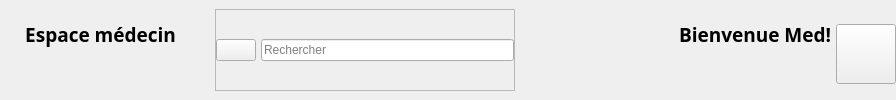
        <widget class="QWidget" name="headerFrame" native="true">
         <property name="sizePolicy">
          <sizepolicy hsizetype="Preferred" vsizetype="Preferred">
           <horstretch>0</horstretch>
           <verstretch>0</verstretch>
          </sizepolicy>
         </property>
         <property name="minimumSize">
          <size>
           <width>0</width>
           <height>0</height>
          </size>
         </property>
         <layout class="QGridLayout" name="gridLayout">
          <property name="leftMargin">
           <number>0</number>
          </property>
          <property name="topMargin">
           <number>0</number>
          </property>
          <property name="rightMargin">
           <number>0</number>
          </property>
          <property name="bottomMargin">
           <number>0</number>
          </property>
          <item row="0" column="0">
           <widget class="QWidget" name="spaceWidget" native="true">
            <property name="minimumSize">
             <size>
              <width>200</width>
              <height>0</height>
             </size>
            </property>
            <widget class="QLabel" name="spaceLbl">
             <property name="geometry">
              <rect>
               <x>0</x>
               <y>0</y>
               <width>201</width>
               <height>69</height>
              </rect>
             </property>
             <property name="font">
              <font>
               <family>Noto Sans</family>
               <pointsize>14</pointsize>
               <weight>75</weight>
               <bold>true</bold>
              </font>
             </property>
             <property name="text">
              <string>Espace médecin</string>
             </property>
             <property name="alignment">
              <set>Qt::AlignCenter</set>
             </property>
            </widget>
           </widget>
          </item>
          <item row="0" column="2">
           <widget class="QWidget" name="welcomeWidget" native="true">
            <property name="minimumSize">
             <size>
              <width>300</width>
              <height>0</height>
             </size>
            </property>
            <widget class="QLabel" name="welcomeLbl">
             <property name="geometry">
              <rect>
               <x>0</x>
               <y>0</y>
               <width>301</width>
               <height>69</height>
              </rect>
             </property>
             <property name="minimumSize">
              <size>
               <width>0</width>
               <height>0</height>
              </size>
             </property>
             <property name="font">
              <font>
               <family>Noto Sans</family>
               <pointsize>14</pointsize>
               <weight>75</weight>
               <bold>true</bold>
              </font>
             </property>
             <property name="text">
              <string>Bienvenue Med!</string>
             </property>
             <property name="alignment">
              <set>Qt::AlignRight|Qt::AlignTrailing|Qt::AlignVCenter</set>
             </property>
            </widget>
           </widget>
          </item>
          <item row="0" column="3">
           <widget class="QWidget" name="widget_3" native="true">
            <layout class="QHBoxLayout" name="horizontalLayout_6">
             <property name="spacing">
              <number>0</number>
             </property>
             <property name="leftMargin">
              <number>0</number>
             </property>
             <property name="rightMargin">
              <number>0</number>
             </property>
             <property name="bottomMargin">
              <number>0</number>
             </property>
             <item alignment="Qt::AlignVCenter">
              <widget class="QPushButton" name="accountBtn">
               <property name="minimumSize">
                <size>
                 <width>60</width>
                 <height>60</height>
                </size>
               </property>
               <property name="maximumSize">
                <size>
                 <width>60</width>
                 <height>60</height>
                </size>
               </property>
               <property name="cursor">
                <cursorShape>PointingHandCursor</cursorShape>
               </property>
               <property name="text">
                <string/>
               </property>
               <property name="icon">
                <iconset resource="../resource.qrc">
                 <normaloff>:/users/images/users/man.png</normaloff>:/users/images/users/man.png</iconset>
               </property>
               <property name="iconSize">
                <size>
                 <width>50</width>
                 <height>50</height>
                </size>
               </property>
              </widget>
             </item>
            </layout>
           </widget>
          </item>
          <item row="0" column="1">
           <widget class="QWidget" name="widget_2" native="true">
            <layout class="QHBoxLayout" name="horizontalLayout_4">
             <item>
              <widget class="QFrame" name="searchFrame">
               <property name="minimumSize">
                <size>
                 <width>300</width>
                 <height>0</height>
                </size>
               </property>
               <property name="maximumSize">
                <size>
                 <width>300</width>
                 <height>16777215</height>
                </size>
               </property>
               <property name="frameShape">
                <enum>QFrame::StyledPanel</enum>
               </property>
               <property name="frameShadow">
                <enum>QFrame::Raised</enum>
               </property>
               <layout class="QHBoxLayout" name="horizontalLayout_5">
                <property name="spacing">
                 <number>5</number>
                </property>
                <property name="leftMargin">
                 <number>0</number>
                </property>
                <property name="topMargin">
                 <number>0</number>
                </property>
                <property name="rightMargin">
                 <number>0</number>
                </property>
                <property name="bottomMargin">
                 <number>0</number>
                </property>
                <item alignment="Qt::AlignRight">
                 <widget class="QPushButton" name="pushButton">
                  <property name="cursor">
                   <cursorShape>PointingHandCursor</cursorShape>
                  </property>
                  <property name="text">
                   <string/>
                  </property>
                  <property name="icon">
                   <iconset resource="../resource.qrc">
                    <normaloff>:/icons/icons/others/view.png</normaloff>:/icons/icons/others/view.png</iconset>
                  </property>
                  <property name="iconSize">
                   <size>
                    <width>32</width>
                    <height>32</height>
                   </size>
                  </property>
                 </widget>
                </item>
                <item>
                 <widget class="QLineEdit" name="lineEdit">
                  <property name="placeholderText">
                   <string>Rechercher</string>
                  </property>
                 </widget>
                </item>
               </layout>
              </widget>
             </item>
            </layout>
           </widget>
          </item>
         </layout>
        </widget>
